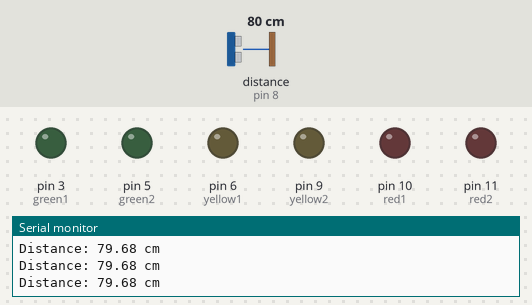
The sketch below on a simulated Arduino Uno, built with avr-gcc and run on an emulated ATmega328P. Parts: output pins drawn as LEDs (lit = HIGH), the last lines printed to the serial monitor. Wiring (inferred from the names in the program): ultrasonic range finder: trigger pin 7; echo pin 8. The test bench sets the inputs (shaded band); at power-on: distance to the obstacle (sensor on pin 8) 80 cm. The echo pulse lasts 58.3 µs per cm; pins used as bus, display or sensor lines are not drawn.

Above: at 1.2 s.
1.3 s: distance to the obstacle (sensor on pin 8) set to 39 cm
4.3 s: distance to the obstacle (sensor on pin 8) set to 33 cm
At 5.0 s:
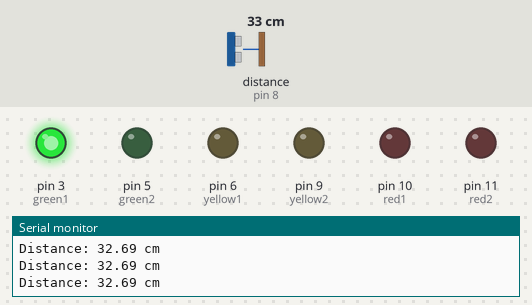
5.9 s: distance to the obstacle (sensor on pin 8) set to 26 cm
At 6.8 s:
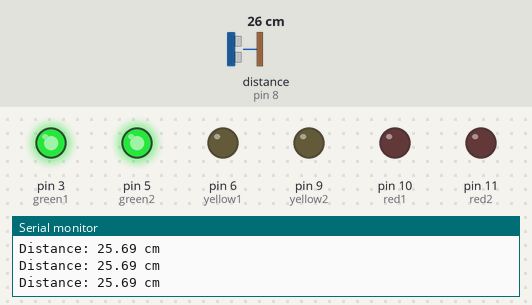
7.4 s: distance to the obstacle (sensor on pin 8) set to 2 cm
At 8.7 s:
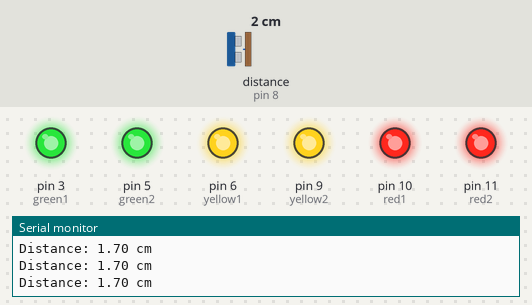
9.0 s: distance to the obstacle (sensor on pin 8) set to 9 cm
10.5 s: distance to the obstacle (sensor on pin 8) set to 12 cm
At 11.8 s:
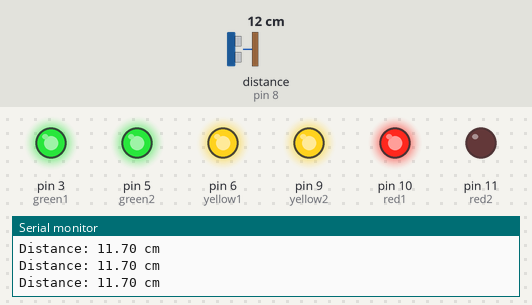
Timing chart, 0 to 13.0 s (numbered marks = the images above; inputs shaded):
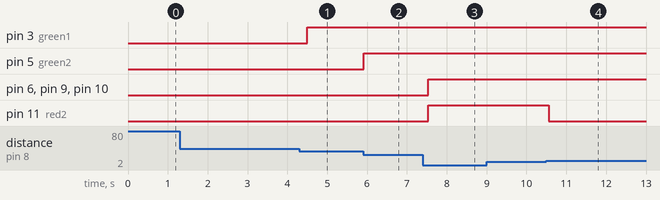

Measured:
- the behaviour switches between 36 and 35 cm on distance to the obstacle (sensor on pin 8) (found by bisection; images 0 and 1)
- the behaviour switches between 31 and 30 cm on distance to the obstacle (sensor on pin 8) (found by bisection; images 1 and 2)
- the behaviour switches between 10 and 11 cm on distance to the obstacle (sensor on pin 8) (found by bisection; images 3 and 4)
- after the input at 4.3 s, pin 3 (green1): LOW → HIGH after 0.19 s
- after the input at 5.9 s, pin 5 (green2): LOW → HIGH at once
- after the input at 7.4 s, pin 6 (yellow1), pin 9 (yellow2), pin 10 (red1), pin 11 (red2): LOW → HIGH after 0.13 s
- after the input at 10.5 s, pin 11 (red2): HIGH → LOW after 0.05 s

The sketch:

lab3-iot.ino
```cpp
// HC-SR04 Pins
const int trigPin = 7;
const int echoPin = 8;

// LED Pins
const int green1 = 3;
const int green2 = 5;
const int yellow1 = 6;
const int yellow2 = 9;
const int red1 = 10;
const int red2 = 11;

void setup() {
  Serial.begin(9600);
  pinMode(trigPin, OUTPUT);
  pinMode(echoPin, INPUT);

  int pins[] = {green1, green2, yellow1, yellow2, red1, red2};
  for (int i = 0; i < 6; i++) {
    pinMode(pins[i], OUTPUT);
  }
}

float measureDistanceCM() {
  digitalWrite(trigPin, LOW);
  delayMicroseconds(2);
  digitalWrite(trigPin, HIGH);
  delayMicroseconds(10);
  digitalWrite(trigPin, LOW);

  long duration = pulseIn(echoPin, HIGH, 10000); // Short timeout for responsiveness
  if (duration == 0) {
    return -1.0;
  }
  return (duration * 0.0343) / 2.0;
}

void setIndividualZones(float distance) {
  int pins[] = {green1, green2, yellow1, yellow2, red1, red2};

  // Turn all LEDs OFF first
  for (int i = 0; i < 6; i++) {
    digitalWrite(pins[i], LOW);
  }

  if (distance < 0 || distance > 35) {
    return; // No reading or too far, leave LEDs OFF
  }

  if (distance <= 35) digitalWrite(green1, HIGH);
  if (distance <= 30) digitalWrite(green2, HIGH);
  if (distance <= 25) digitalWrite(yellow1, HIGH);
  if (distance <= 20) digitalWrite(yellow2, HIGH);
  if (distance <= 15) digitalWrite(red1, HIGH);
  if (distance <= 10) digitalWrite(red2, HIGH);
}

void loop() {
  float distance_cm = measureDistanceCM();
  Serial.print("Distance: ");
  Serial.print(distance_cm);
  Serial.println(" cm");

  setIndividualZones(distance_cm);

  delay(200);
}
```
